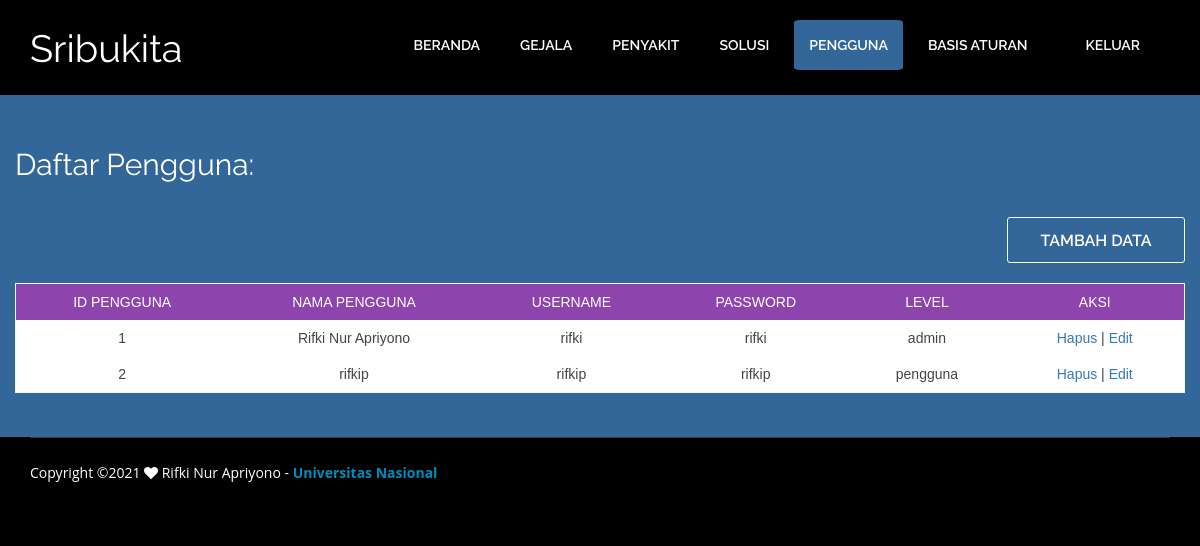
The app's page /admin/pengguna.php (signed in) with its own data.
### tables this page shows
CREATE TABLE `pengguna` (
  `id_pengguna` int(11) NOT NULL,
  `nama_pengguna` varchar(255) NOT NULL,
  `username` varchar(255) NOT NULL,
  `password` varchar(255) NOT NULL,
  `level` varchar(20) NOT NULL
);

### admin/pengguna.php (the view, shortened to what this page needs)
<!doctype html>
<?php include_once '../config.php'; ?>
<html style="background:#000;">
<head>
    <link href="../css/bootstrap.min.css" rel="stylesheet" type="text/css">
    <link href="../css/style.css" rel="stylesheet" type="text/css">
    <link href="../css/table.css" rel="stylesheet" type="text/css">
    <link href="../css/font-awesome.css" rel="stylesheet" type="text/css">
    <link href="../css/animate.css" rel="stylesheet" type="text/css">
</head>
<body>
<header id="header_wrapper">
<div class="container">
<div class="header_box">
    <div class="logo">
    <h2 class="ff">Sribukita</h2></div>
<nav class="navbar navbar-inverse" role="navigation">
<div id="main-nav" class="collapse navbar-collapse navStyle">
    <ul class="nav navbar-nav" id="mainNav">
        <li><a href="index.php">Beranda</a></li>
        <li><a href="gejala.php">Gejala</a></li>
        <li><a href="penyakit.php">Penyakit</a></li>
        <li><a href="solusi.php">Solusi</a></li>
        <li class="active"><a href="#">Pengguna</a></li>
        <li><a href="basis_aturan.php">Basis Aturan</a></li>
        <li><a href="../keluar.php">Keluar</a></li>
    </ul>
</div>
</nav>
</div>
</div>
</header>
<section id="beranda" class="top_cont_outer">
<div class="hero_wrapper">
<div class="container">
<div class="beranda">
<div class="row">
<div>
<div class="top_left_cont zoomIn wow animated">
    <h2>Daftar Pengguna:</h2>
    <div align="right"><a href="p_tambah.php" class="read_more2">TAMBAH DATA</a></div>
    <br>
		<?php
        $sql = 'SELECT * FROM pengguna';
        $query = mysqli_query($con, $sql);
        echo '<table class="table1">
		<thead>
			<tr>
				<th>ID PENGGUNA</th>
				<th>NAMA PENGGUNA</th>
				<th>USERNAME</th>
				<th>PASSWORD</th>
				<th>LEVEL</th>
				<th>AKSI</th>
			</tr>
		</thead>
		<tbody>';
        while ($row = mysqli_fetch_array($query)){
        echo '<tr>
			<td>'.$row['id_pengguna'].'</td>
			<td>'.$row['nama_pengguna'].'</td>
			<td>'.$row['username'].'</td>
			<td>'.$row['password'].'</td>
			<td>'.$row['level'].'</td>
			<td>
            <a href="p_hapus.php?id_pengguna='.$row['id_pengguna'].'">Hapus</a> |
            <a href="p_edit.php?id_pengguna='.$row['id_pengguna'].'">Edit</a>
            </td>
		</tr>';
        }
        echo '
        </tbody>
        </table>';
        ?>
</div>
</div>
</div>
</div>
</div>
</div>
</section>
<footer class="footer_wrapper" id="contact_periksa">
<div class="container">
<div class="footer_bottom">
    Copyright ©<?php echo date("Y"); ?> <i class="fa fa-heart pulse"></i> Rifki Nur Apriyono - <b><a style="color: #008cba" href="https://www.unas.ac.id/" target="_blank">Universitas Nasional</a></b>
</div>
</div>
</footer>
</body>
</html>

### css/style.css (style rules this page uses)
ul { list-style: none; }
a, a:hover, a:active { outline: 0px !important; }
body { font-family: 'Open Sans', sans-serif; font-size: 14px; font-weight: normal; color: #fff; margin: 0; }
h2 { font-size: 38px; color: #000000; font-family: 'Raleway', sans-serif; font-weight: normal; margin: 0px 0 25px 0; text-align: center; }
#header_wrapper { background: #000; padding: 20px 0px 0px 0px; }
.header_box { position: relative; }
.logo { float: left; margin-top: 8px; position: relative; z-index: 2; }
.navbar-inverse { background-color: transparent; border-color: transparent; }
.navbar { border: 0px solid #fff; min-height: 40px; margin-bottom: 0px; }
.navbar-inverse .navbar-nav > li > a { color: #FFF; }
.navStyle { float: right; }
.navStyle ul { list-style: none; padding: 0px; }
.navStyle ul li { display: inline-block; margin: 0 5px; }
.navStyle ul li:first-child { ; }
.navStyle ul li:last-child { margin: 0 0 0 23px; }
.navStyle ul li a { display: block; font-size: 14px; color: #000000; font-family: 'Raleway', sans-serif; text-decoration: none; text-transform: uppercase; font-weight: 600; transition: all 0.2s ease-in-out; -moz-transition: all 0.2s ease-in-out; -webkit-transition: all 0.2s ease-in-out; }
.navbar-inverse .navbar-nav > .active > a, .navbar-inverse .navbar-nav > .active > a:hover, .navbar-inverse .navbar-nav > .active > a:focus { color: #fff; background-color: #336699; border-radius:5%; }
.top_cont_outer { background: #336699; position: relative; }
.beranda { position: relative; }
.top_left_cont { padding: 44px 0; }
.top_left_cont h2 { font-size: 30px; color: #FFF; line-height: 52px; margin: 0 0 26px 0; font-family: 'Raleway', sans-serif; text-align: justify; }
a.read_more2 { font-family: 'Raleway', sans-serif; display: block; font-size: 16px; width: 178px; height: 46px; line-height: 46px; border-radius: 3px; text-align: center; text-transform: uppercase; font-weight: 600; transition: all 0.2s ease-in-out; -moz-transition: all 0.2s ease-in-out; -webkit-transition: all 0.2s ease-in-out; background: transparent; color: #fff; border: 1px solid #fff; }
.footer_wrapper { background: #000000; }
.footer_bottom { border-top: 1px solid #3C3A3A; padding: 25px 0; }
#contact_periksa { padding: 0px 0 10px; }

### css/table.css (style rules this page uses)
.table1 { font-family: sans-serif; color: #444; border-collapse: collapse; width: 100%; border: 1px solid #f2f5f7; }
.table1 tr th { background: #8e44ad; color: #fff; font-weight: normal; }
.table1, th, td { background: #fff; color: #444; padding: 8px 20px; text-align: center; }
.table1 tr:nth-child(even) { background-color: #f2f2f2; }

### admin/pengguna.php (style rules this page uses)
.ff { color: #fff; }

### records on screen
pengguna: id_pengguna "1", nama_pengguna "Rifki Nur Apriyono", username "rifki", password "rifki", level "admin"
pengguna: id_pengguna "2", nama_pengguna "rifkip", username "rifkip", password "rifkip", level "pengguna"
